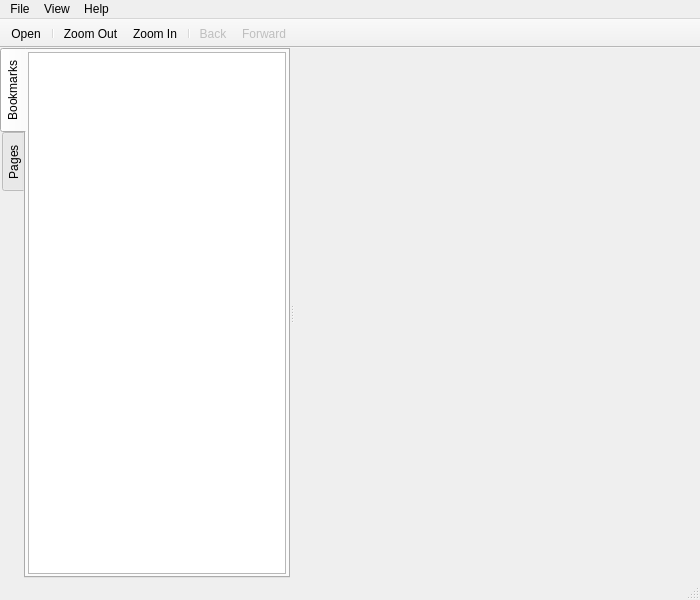
<?xml version="1.0" encoding="UTF-8"?>
<ui version="4.0">
 <class>PDF_WINDOW</class>
 <widget class="QMainWindow" name="PDF_WINDOW">
  <property name="geometry">
   <rect>
    <x>0</x>
    <y>0</y>
    <width>700</width>
    <height>600</height>
   </rect>
  </property>
  <property name="windowTitle">
   <string>PDF Viewer</string>
  </property>
  <property name="unifiedTitleAndToolBarOnMac">
   <bool>true</bool>
  </property>
  <widget class="QWidget" name="centralWidget">
   <layout class="QVBoxLayout" name="verticalLayout">
    <property name="spacing">
     <number>0</number>
    </property>
    <property name="leftMargin">
     <number>0</number>
    </property>
    <property name="topMargin">
     <number>0</number>
    </property>
    <property name="rightMargin">
     <number>0</number>
    </property>
    <property name="bottomMargin">
     <number>0</number>
    </property>
    <item>
     <widget class="QWidget" name="widget" native="true">
      <layout class="QVBoxLayout" name="verticalLayout_2">
       <property name="spacing">
        <number>0</number>
       </property>
       <property name="leftMargin">
        <number>0</number>
       </property>
       <property name="topMargin">
        <number>0</number>
       </property>
       <property name="rightMargin">
        <number>0</number>
       </property>
       <property name="bottomMargin">
        <number>0</number>
       </property>
       <item>
        <widget class="QSplitter" name="splitter">
         <property name="orientation">
          <enum>Qt::Horizontal</enum>
         </property>
         <widget class="QTabWidget" name="tabWidget">
          <property name="sizePolicy">
           <sizepolicy hsizetype="Preferred" vsizetype="Expanding">
            <horstretch>0</horstretch>
            <verstretch>0</verstretch>
           </sizepolicy>
          </property>
          <property name="tabPosition">
           <enum>QTabWidget::West</enum>
          </property>
          <property name="currentIndex">
           <number>0</number>
          </property>
          <property name="documentMode">
           <bool>false</bool>
          </property>
          <widget class="QWidget" name="bookmarkTab">
           <attribute name="title">
            <string>Bookmarks</string>
           </attribute>
           <layout class="QVBoxLayout" name="verticalLayout_3">
            <property name="spacing">
             <number>0</number>
            </property>
            <property name="leftMargin">
             <number>2</number>
            </property>
            <property name="topMargin">
             <number>2</number>
            </property>
            <property name="rightMargin">
             <number>2</number>
            </property>
            <property name="bottomMargin">
             <number>2</number>
            </property>
            <item>
             <widget class="QTreeView" name="bookmarkView">
              <property name="sizePolicy">
               <sizepolicy hsizetype="Preferred" vsizetype="Expanding">
                <horstretch>0</horstretch>
                <verstretch>0</verstretch>
               </sizepolicy>
              </property>
              <property name="headerHidden">
               <bool>true</bool>
              </property>
             </widget>
            </item>
           </layout>
          </widget>
          <widget class="QWidget" name="pagesTab">
           <attribute name="title">
            <string>Pages</string>
           </attribute>
          </widget>
         </widget>
         <widget class="QPdfView" name="pdfView" native="true">
          <property name="sizePolicy">
           <sizepolicy hsizetype="Expanding" vsizetype="Expanding">
            <horstretch>10</horstretch>
            <verstretch>0</verstretch>
           </sizepolicy>
          </property>
         </widget>
        </widget>
       </item>
      </layout>
     </widget>
    </item>
   </layout>
  </widget>
  <widget class="QMenuBar" name="menuBar">
   <property name="geometry">
    <rect>
     <x>0</x>
     <y>0</y>
     <width>700</width>
     <height>22</height>
    </rect>
   </property>
   <widget class="QMenu" name="menuFile">
    <property name="title">
     <string>File</string>
    </property>
    <addaction name="actionOpen"/>
    <addaction name="actionQuit"/>
   </widget>
   <widget class="QMenu" name="menuHelp">
    <property name="title">
     <string>Help</string>
    </property>
    <addaction name="actionAbout"/>
    <addaction name="actionAbout_Qt"/>
   </widget>
   <widget class="QMenu" name="menuView">
    <property name="title">
     <string>View</string>
    </property>
    <addaction name="actionZoom_In"/>
    <addaction name="actionZoom_Out"/>
    <addaction name="separator"/>
    <addaction name="actionFirst"/>
    <addaction name="actionLast"/>
    <addaction name="actionPrevious_Page"/>
    <addaction name="actionNext_Page"/>
    <addaction name="separator"/>
    <addaction name="actionContinuous"/>
   </widget>
   <addaction name="menuFile"/>
   <addaction name="menuView"/>
   <addaction name="menuHelp"/>
  </widget>
  <widget class="QToolBar" name="mainToolBar">
   <property name="movable">
    <bool>false</bool>
   </property>
   <property name="floatable">
    <bool>false</bool>
   </property>
   <attribute name="toolBarArea">
    <enum>TopToolBarArea</enum>
   </attribute>
   <attribute name="toolBarBreak">
    <bool>false</bool>
   </attribute>
   <addaction name="actionOpen"/>
   <addaction name="separator"/>
   <addaction name="actionZoom_Out"/>
   <addaction name="actionZoom_In"/>
   <addaction name="separator"/>
   <addaction name="actionBack"/>
   <addaction name="actionForward"/>
  </widget>
  <widget class="QStatusBar" name="statusBar"/>
  <action name="actionOpen">
   <property name="checkable">
    <bool>false</bool>
   </property>
   <property name="enabled">
    <bool>true</bool>
   </property>
   <property name="icon">
    <iconset theme="document-open" resource="resources.qrc">
     <normaloff>:/icons/images/document-open.svgz</normaloff>:/icons/images/document-open.svgz</iconset>
   </property>
   <property name="text">
    <string>Open...</string>
   </property>
   <property name="shortcut">
    <string>Ctrl+O</string>
   </property>
  </action>
  <action name="actionQuit">
   <property name="icon">
    <iconset theme="application-exit">
     <normaloff>.</normaloff>.</iconset>
   </property>
   <property name="text">
    <string>Quit</string>
   </property>
   <property name="shortcut">
    <string>Ctrl+Q</string>
   </property>
  </action>
  <action name="actionAbout">
   <property name="icon">
    <iconset theme="help-about">
     <normaloff>.</normaloff>.</iconset>
   </property>
   <property name="text">
    <string>About</string>
   </property>
  </action>
  <action name="actionAbout_Qt">
   <property name="text">
    <string>About Qt</string>
   </property>
  </action>
  <action name="actionZoom_In">
   <property name="icon">
    <iconset theme="zoom-in" resource="resources.qrc">
     <normaloff>:/icons/images/zoom-in.svgz</normaloff>:/icons/images/zoom-in.svgz</iconset>
   </property>
   <property name="text">
    <string>Zoom In</string>
   </property>
   <property name="shortcut">
    <string>Ctrl+=</string>
   </property>
  </action>
  <action name="actionZoom_Out">
   <property name="icon">
    <iconset theme="zoom-out" resource="resources.qrc">
     <normaloff>:/icons/images/zoom-out.svgz</normaloff>:/icons/images/zoom-out.svgz</iconset>
   </property>
   <property name="text">
    <string>Zoom Out</string>
   </property>
   <property name="shortcut">
    <string>Ctrl+-</string>
   </property>
  </action>
  <action name="actionPrevious_Page">
   <property name="icon">
    <iconset theme="go-previous-view-page" resource="resources.qrc">
     <normaloff>:/icons/images/go-previous-view-page.svgz</normaloff>:/icons/images/go-previous-view-page.svgz</iconset>
   </property>
   <property name="text">
    <string>Previous Page</string>
   </property>
   <property name="shortcut">
    <string>PgUp</string>
   </property>
  </action>
  <action name="actionNext_Page">
   <property name="icon">
    <iconset theme="go-next-view-page" resource="resources.qrc">
     <normaloff>:/icons/images/go-next-view-page.svgz</normaloff>:/icons/images/go-next-view-page.svgz</iconset>
   </property>
   <property name="text">
    <string>Next Page</string>
   </property>
   <property name="shortcut">
    <string>PgDown</string>
   </property>
  </action>
  <action name="actionContinuous">
   <property name="checkable">
    <bool>true</bool>
   </property>
   <property name="icon">
    <iconset theme="applications-office">
     <normaloff>.</normaloff>.</iconset>
   </property>
   <property name="text">
    <string>Continuous</string>
   </property>
  </action>
  <action name="actionBack">
   <property name="enabled">
    <bool>false</bool>
   </property>
   <property name="icon">
    <iconset resource="resources.qrc">
     <normaloff>:/icons/images/go-previous-view.svgz</normaloff>:/icons/images/go-previous-view.svgz</iconset>
   </property>
   <property name="text">
    <string>Back</string>
   </property>
   <property name="toolTip">
    <string>back to previous view</string>
   </property>
  </action>
  <action name="actionForward">
   <property name="enabled">
    <bool>false</bool>
   </property>
   <property name="icon">
    <iconset resource="resources.qrc">
     <normaloff>:/icons/images/go-next-view.svgz</normaloff>:/icons/images/go-next-view.svgz</iconset>
   </property>
   <property name="text">
    <string>Forward</string>
   </property>
   <property name="toolTip">
    <string>forward to next view</string>
   </property>
  </action>
  <action name="actionFirst">
   <property name="text">
    <string>First</string>
   </property>
   <property name="shortcut">
    <string>Home</string>
   </property>
  </action>
  <action name="actionLast">
   <property name="text">
    <string>Last</string>
   </property>
   <property name="shortcut">
    <string>End</string>
   </property>
  </action>
 </widget>
 <layoutdefault spacing="6" margin="11"/>
 <customwidgets>
  <customwidget>
   <class>QPdfView</class>
   <extends>QWidget</extends>
   <header location="global">qpdfview.h</header>
   <container>1</container>
  </customwidget>
 </customwidgets>
 <resources>
  <include location="resources.qrc"/>
 </resources>
 <connections/>
</ui>
